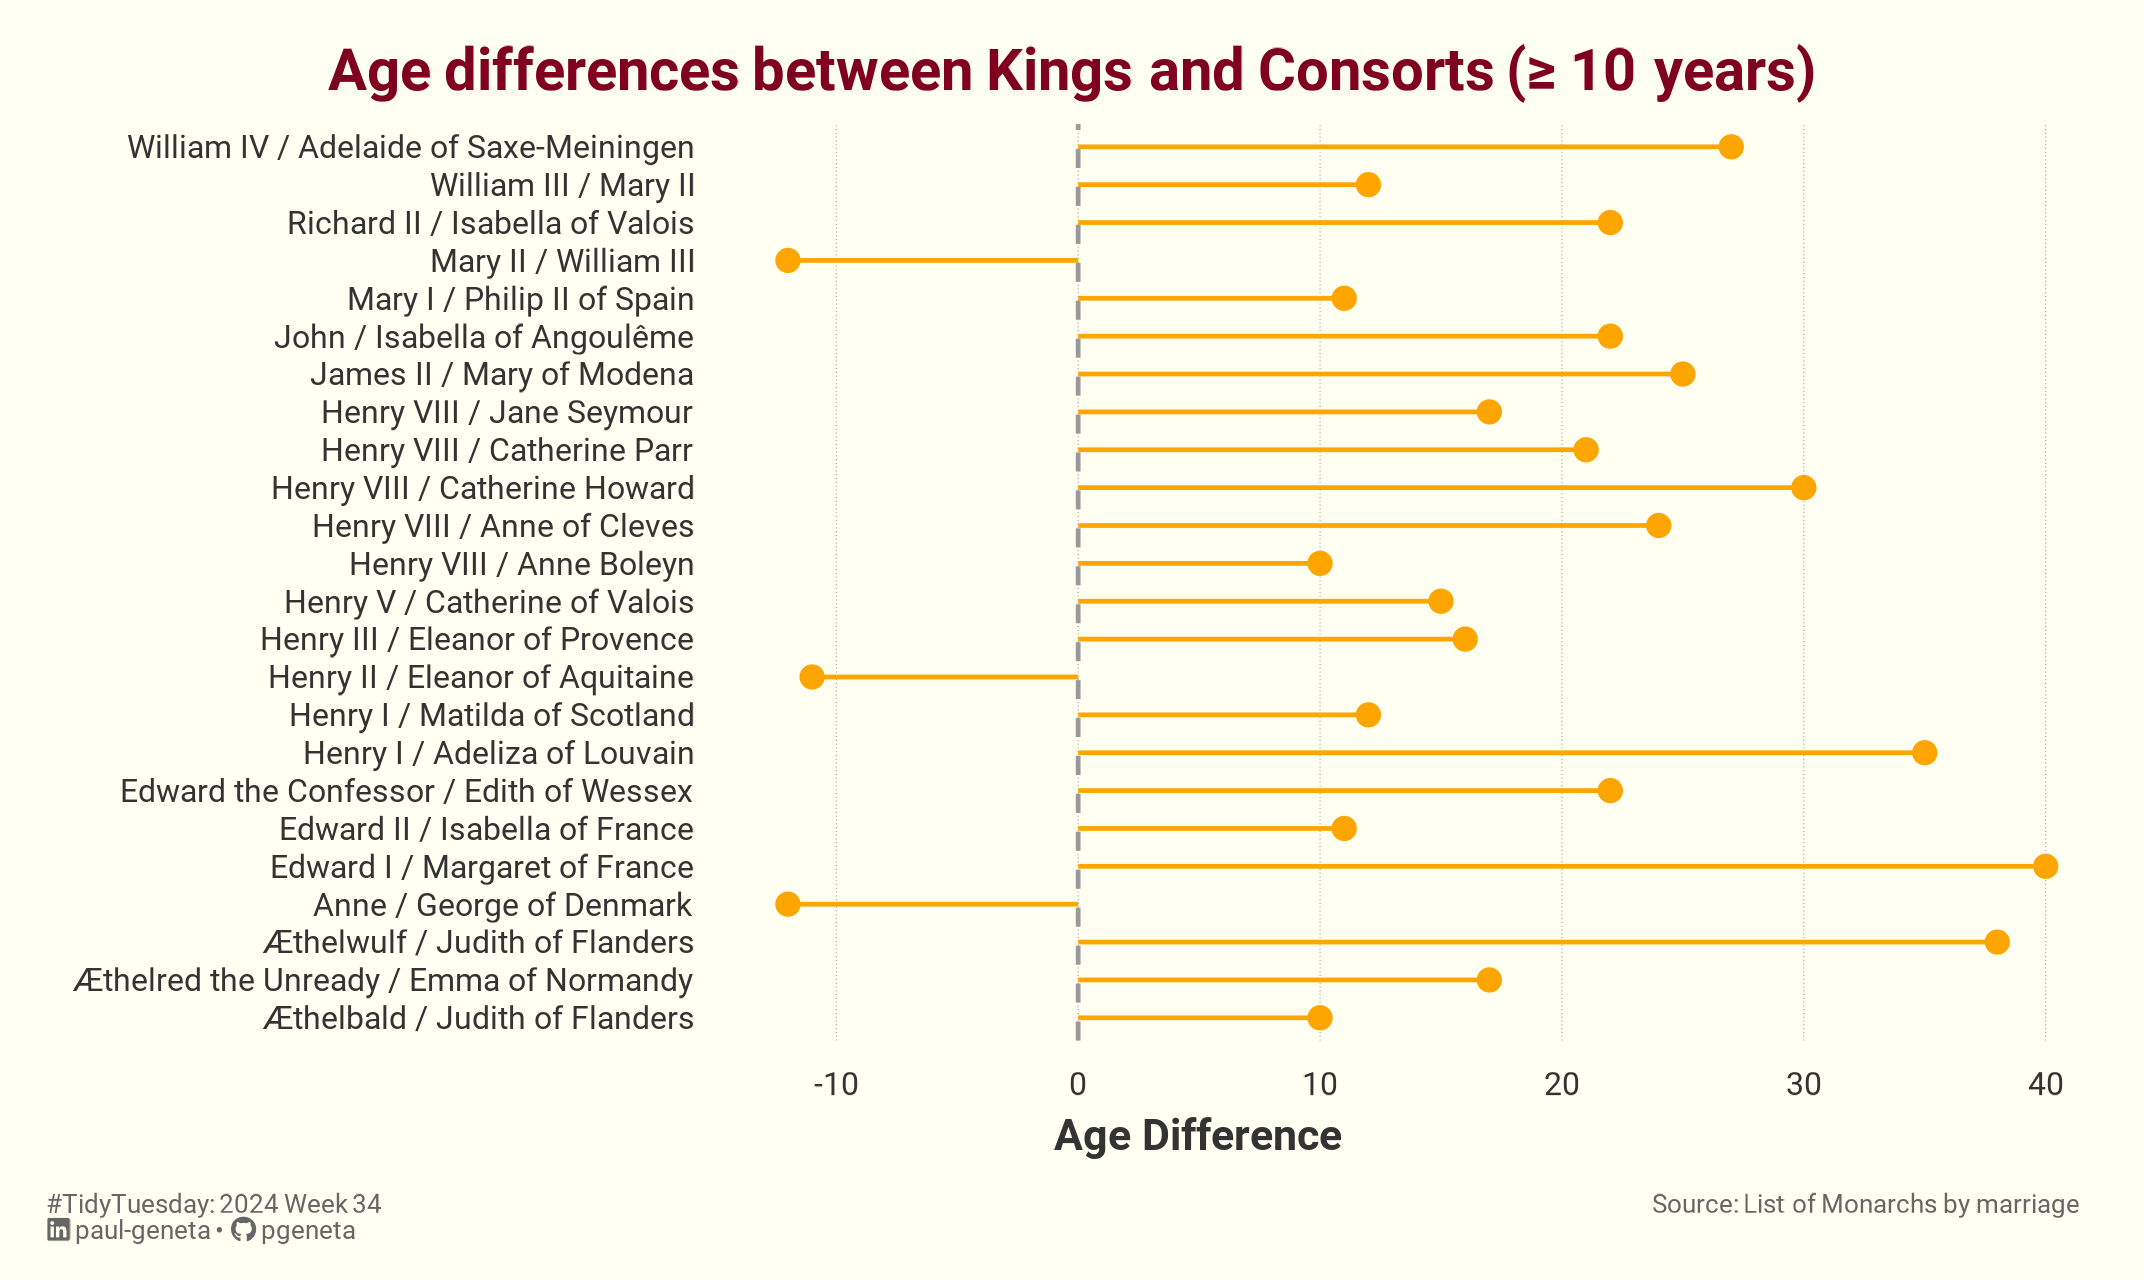

R code for this plot:
## 1. LOAD PACKAGES & SETUP ===================================================
pacman::p_load(
  tidyverse, plotly, ggplot2, showtext, janitor, skimr, scales, lubridate,
  ggtext, MetBrewer
)

### 1.1 FIGURE SIZE ----
camcorder::gg_record(
  dir    = here::here("temp_plots"),
  device = "png",
  width  = 6.7,
  height = 4,
  units  = "in",
  dpi    = 320)


## 2. READ IN THE DATA =========================================================
tt <- tidytuesdayR::tt_load(
  x = base::as.double("2024"),
  week = base::as.double("34")
)

monarchs <- tt$english_monarchs_marriages_df |> clean_names()
# monarchs <- 
  # readr::read_csv('https://raw.githubusercontent.com/rfordatascience/tidytuesday/master/data/2024/2024-08-20/english_monarchs_marriages_df.csv') |> clean_names()

tidytuesdayR::readme(tt)
rm(tt)


## 3. EXAMINING THE DATA =======================================================
skim(monarchs)
glimpse(monarchs)
colnames(monarchs) |> sort()


## 4. TIDYDATA ================================================================

missing_data <- monarchs |>
  get_dupes(king_age:year_of_marriage) |>
  pull(king_name)

clean_missing_data <- monarchs |>
  filter(
    !is.na(king_age),
    !king_name %in% missing_data,
    king_age != "?",
    consort_age != "?"
  )

clean_age <- clean_missing_data |>
  mutate(
    king_age = ifelse(king_age == "50(?)", 50, king_age),
    king_age = as.numeric(king_age),
    consort_age = as.numeric(consort_age)
  )

plot_data <- clean_age |>
  mutate(
    pair = paste0(king_name, " / ", consort_name),
    age_diff = king_age - consort_age
  ) |>
  select(-year_of_marriage, -king_name, -consort_name) |> 
  filter(abs(age_diff) >= 10)



# 5. VISUALIZATION ============================================================

### 5.1 PLOT AESTHETICS ----
bkg_colour <- "#fffff2"
title_colour <- "#800020"
subtitle_colour <- "gray40"
caption_colour <- "gray40"
text_colour <- "gray20"

### 5.2 TITLES AND CAPTION ----
tt <- str_glue("#TidyTuesday: { 2024 } Week { 34 } <br>")
linkedin <- str_glue("<span style='font-family:fa6-brands'>&#xf08c;</span> paul-geneta")
github <- str_glue("<span style='font-family:fa6-brands'>&#xf09b;</span> pgeneta")

title_text <- str_glue("Age differences between Kings and Consorts (≥ 10 years)")
subtitle_text <- str_glue(
  "insert subtitle.<br>",
  "insert subtitle.<br>"
)
caption_text <- str_glue("{tt} {linkedin} &bull; {github}")
source_text <- str_glue("Source: List of Monarchs by marriage")

### 5.3 FONTS ----
font_add("fa6-brands", "fonts/6.4.2/Font Awesome 6 Brands-Regular-400.otf")
font_add_google("Roboto", family = "title")
font_add_google("Roboto", family = "subtitle")
font_add_google("Roboto", family = "text")
font_add_google("Roboto", family = "caption")
showtext_auto(enable = TRUE)

### 5.4 PLOT THEME ----
theme_set(theme_minimal(base_size = 16, base_family = "text"))

theme_update(
  # Format titles and axis titles----------------
  plot.title.position = "plot",
  plot.title = element_markdown(
    size               = rel(2.7),
    family             = "title",
    color              = title_colour,
    face               = "bold",
    lineheight         = 0.85,
    hjust              = 0.5,
    margin             = margin(t = 3, b = 5)
  ),
  plot.caption         = element_markdown(
    size               = rel(1.2),
    family             = 'caption',
    color              = caption_colour,
    lineheight         = 0,
    hjust              = c(-.65,-4.3),
    halign             = c(0,0)
    ),
  axis.title.x = element_text(size = rel(2), color = text_colour, family = "text", face = "bold", hjust = 0.3),
  axis.text = element_text(size = rel(1.5), color = text_colour, family = "text"),
  # # Format background colours------------
  panel.background = element_rect(fill = bkg_colour, color = bkg_colour),
  plot.background = element_rect(fill = bkg_colour, color = bkg_colour),
  strip.background      = element_rect(fill = bkg_colour, color = bkg_colour),
  # # Format the grid------------------------
  panel.grid.minor.x = element_blank(),
  panel.grid.major.x = element_line(linetype = "dotted", linewidth = 0.1, color = "gray50"),
  panel.grid.minor.y = element_blank(),
  panel.grid.major.y = element_blank(),
)

### 5.6 FINAL PLOT =============================================================

plot_data |>
  ggplot(aes(y = pair)) +
  # GEOMS
  geom_point(aes(x = age_diff), size = 2, color = 'orange') +
  geom_vline(xintercept = 0, linetype = "dashed", color = "gray60") +
  geom_segment(aes(x = 0, xend = age_diff), color = 'orange') +
  # LABELS
  labs(
    title = title_text,
    x = "Age Difference",
    y = "",
    caption = c(caption_text, source_text)
  )

  
